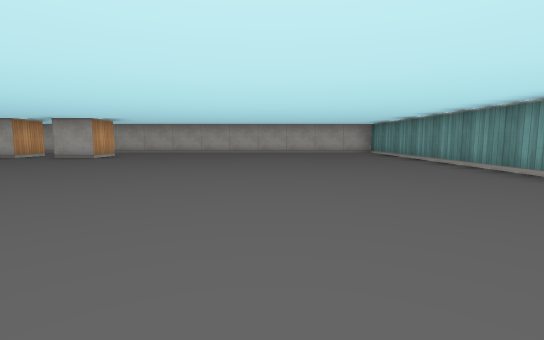
[1] (above)

14 first-person views from a walk through a cub3D level. The camera is about half as high as the walls, tilts 6° down and sees 85° across. The floor is counted in squares. Each view is taken from the middle of a square. On the plan, view 1 faces up. The plan holds only what a view shows up to about 9 squares ahead; the rest is blank.

[2]
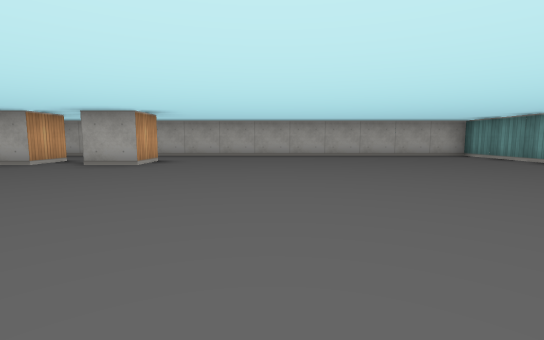

[3]
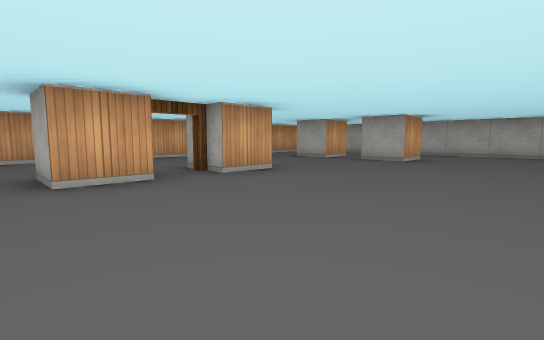

[4]
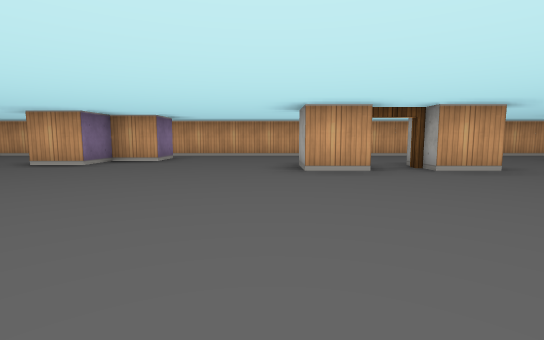

[5]
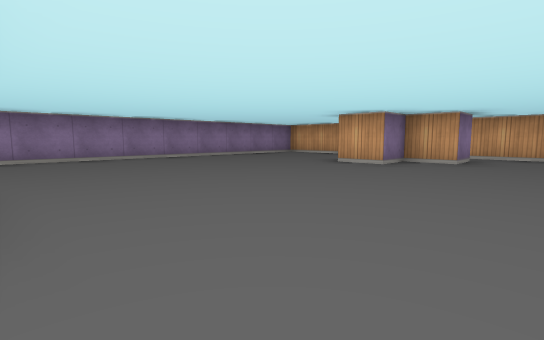

[6]
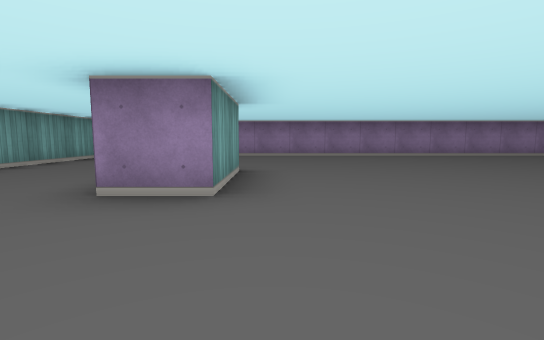

[7]
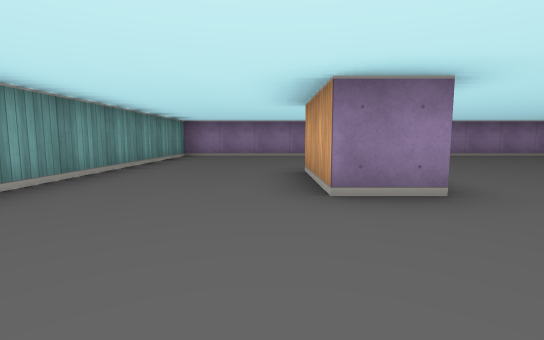

[8]
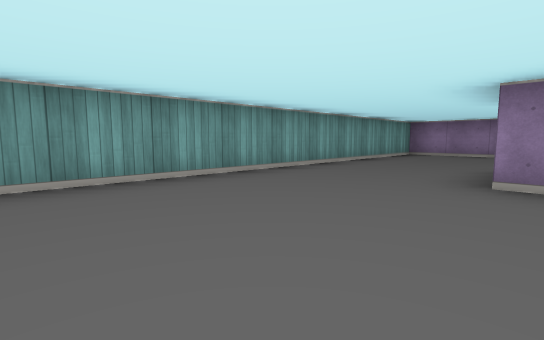

[9]
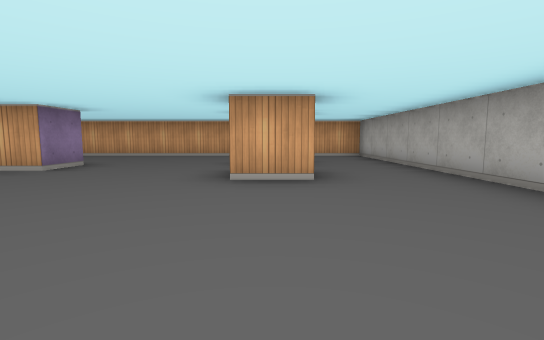

[10]
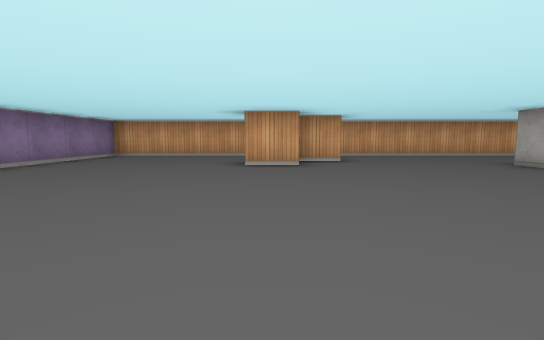

[11]
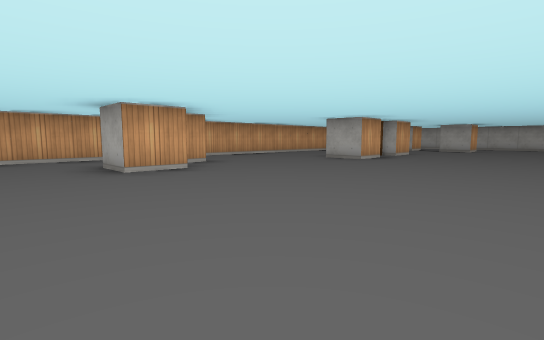

[12]
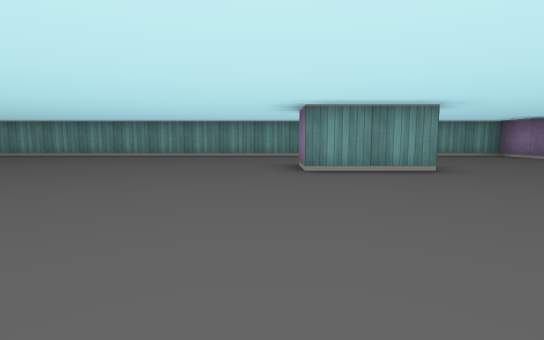

[13]
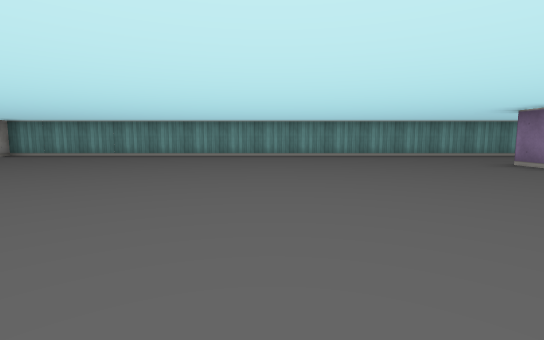

[14]
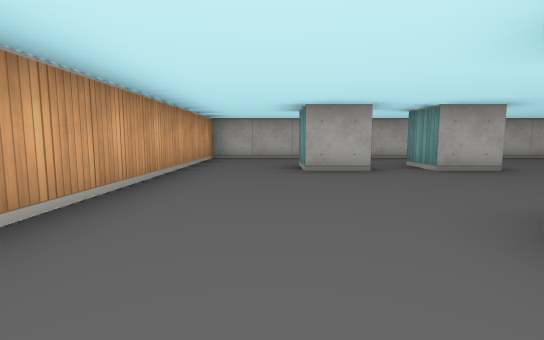

### Floor plan
Points are (right, up) in squares from view 1. A wall is a line through its corners. A room is listed if a view was taken in it or the views show most of it. See-through windows are left out.
Room 1 (views 1, 2, 3, 4, 5, 6, 7, 8, 9, 10, 11, 12, 13, 14)
walls: (-5.5, 2.6) (-5.5, 1.5) (-6.5, 1.5); (-6.5, 4.5) (-5.5, 4.5) (-5.5, 3.5); (-0.5, -3.6) (-0.5, -1.5) (0.5, -1.5) (0.5, -3.5); (-8.5, -1.5) (-7.5, -1.5) (-7.5, -2.5) (-6.5, -2.5) (-6.5, -3.5) (-7.5, -3.5); (-4.5, 8.6) (-4.5, 7.5) (-5.5, 7.5) (-5.5, 8.5); (-6.5, 8.5) (-6.5, 7.5) (-7.5, 7.5) (-7.5, 8.5); (-9.5, 10.5) (-9.5, -7.5) (3.5, -7.5) (3.5, 10.5) (-9.5, 10.5)
ways out: open door at (-6, 3)

Positions as (right, up) in squares from view 1, and headings:
1: (0, 0), facing up
2: (-2, 2), facing up
3: (-2, 1), facing up-left
4: (-1, 1), facing left
5: (-1, 0), facing down-left
6: (-1, 1), facing down
7: (1, 1), facing down
8: (0, 2), facing down-right
9: (-1, 8), facing left
10: (-1, -3), facing left
11: (-2, -5), facing up-left
12: (-5, -1), facing right
13: (-5, 3), facing right
14: (-8, 3), facing up
